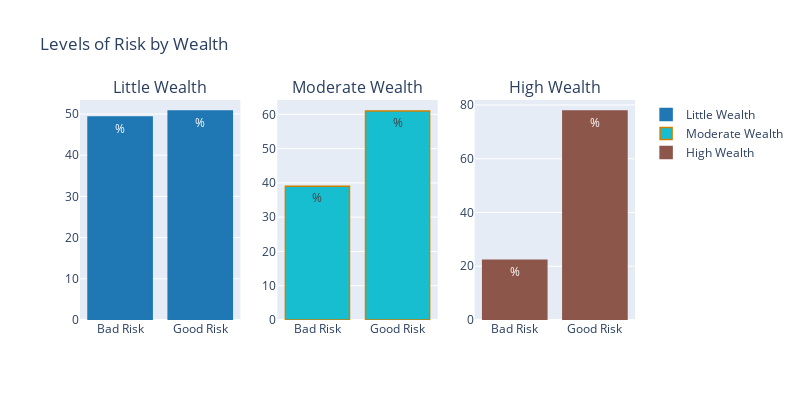

Notebook code cell kept with this figure:
### Code cell
from plotly import tools
from plotly.offline import iplot
import plotly.graph_objs as pygo
bad_little = segregated_data['little'][0]
good_little = segregated_data['little'][1]
bad_moderate = segregated_data['moderate'][0]
good_moderate = segregated_data['moderate'][1]
bad_rich = segregated_data['rich'][0]
good_rich = segregated_data['rich'][1]

little = pygo.Bar(x=['Bad Risk', 'Good Risk'], y=[bad_little, good_little], name="Little Wealth", text='%',
                  marker=dict(color='#1f77b4', line=dict( color='#1f77b4', width=1.5),),)
moderate = pygo.Bar(x=['Bad Risk', 'Good Risk'], y=[bad_moderate, good_moderate], name="Moderate Wealth", text='%',
                    xaxis='x2', yaxis='y2', marker=dict( color='#17becf', line=dict( color='#CD8000', width=1.5),),)
rich = pygo.Bar(x=['Bad Risk', 'Good Risk'], y=[bad_rich, good_rich], name="High Wealth", text="%", 
              marker=dict( color='#8c564b', line=dict( color='#8c564b', width=1.5),), xaxis='x3', yaxis='y3')

plt.figure(figsize=(13,6))
fig = py.subplots.make_subplots(rows=1, cols=3, subplot_titles=('Little Wealth', 'Moderate Wealth', 'High Wealth'))
fig.append_trace(little, 1, 1)
fig.append_trace(moderate, 1, 2)
fig.append_trace(rich, 1, 3)
fig['layout'].update(height=400, width=800, title='Levels of Risk by Wealth')
iplot(fig, filename='make-subplots-multiple-with-titles')

### Figure 1 — Plotly figure (JSON) as saved in the notebook; plotly's stock layout.template omitted (floating-point values rounded to 4 significant figures)
{"data": [{"marker": {"color": "#1f77b4", "line": {"color": "#1f77b4", "width": 1.5}}, "name": "Little Wealth", "text": "%", "type": "bar", "x": ["Bad Risk", "Good Risk"], "xaxis": "x", "y": [49.27, 50.73], "yaxis": "y"}, {"marker": {"color": "#17becf", "line": {"color": "#CD8000", "width": 1.5}}, "name": "Moderate Wealth", "text": "%", "type": "bar", "x": ["Bad Risk", "Good Risk"], "xaxis": "x2", "y": [39.03, 60.97], "yaxis": "y2"}, {"marker": {"color": "#8c564b", "line": {"color": "#8c564b", "width": 1.5}}, "name": "High Wealth", "text": "%", "type": "bar", "x": ["Bad Risk", "Good Risk"], "xaxis": "x3", "y": [22.22, 77.78], "yaxis": "y3"}], "layout": {"annotations": [{"font": {"size": 16}, "showarrow": false, "text": "Little Wealth", "x": 0.1444, "xanchor": "center", "xref": "paper", "y": 1, "yanchor": "bottom", "yref": "paper"}, {"font": {"size": 16}, "showarrow": false, "text": "Moderate Wealth", "x": 0.5, "xanchor": "center", "xref": "paper", "y": 1, "yanchor": "bottom", "yref": "paper"}, {"font": {"size": 16}, "showarrow": false, "text": "High Wealth", "x": 0.8556, "xanchor": "center", "xref": "paper", "y": 1, "yanchor": "bottom", "yref": "paper"}], "height": 400, "title": {"text": "Levels of Risk by Wealth"}, "width": 800, "xaxis": {"anchor": "y", "domain": [0, 0.2889]}, "xaxis2": {"anchor": "y2", "domain": [0.3556, 0.6444]}, "xaxis3": {"anchor": "y3", "domain": [0.7111, 1]}, "yaxis": {"anchor": "x", "domain": [0, 1]}, "yaxis2": {"anchor": "x2", "domain": [0, 1]}, "yaxis3": {"anchor": "x3", "domain": [0, 1]}}}
